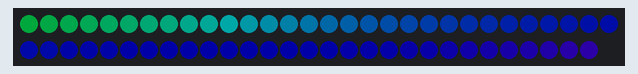
Recording of a sketch running on a simulated ESP8266 (NodeMCU). Shown: 59 RGB LEDs in strip order, left to right, continuing on the next row. Dim RGB values are drawn brighter than linear.

Above: at 0.01 s.
At 5.06 s:
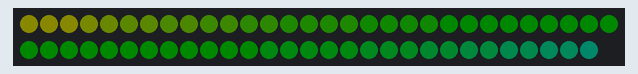
At 10.02 s:
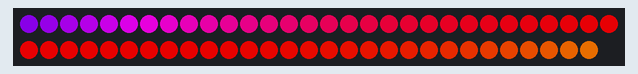
At 19.95 s:
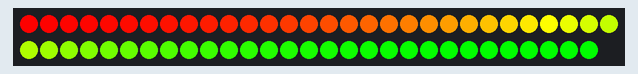
At 30.35 s:
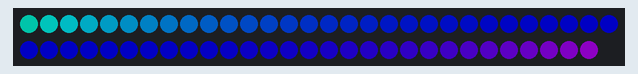
At 39.9 s:
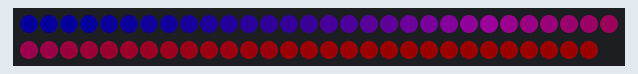

The sketch:

LEDcircle_lighteffect.ino
```cpp
#include <Adafruit_NeoPixel.h>

#define LED_PIN    D2
#define LED_COUNT  59

Adafruit_NeoPixel strip(LED_COUNT, LED_PIN, NEO_GRB + NEO_KHZ800);

// 光效控制参数
float baseHue = 160.0;        // 青蓝色基调
float hueRange = 20.0;        // 色相循环范围
float huePhase = 0.0;         // 控制整体色相变化
float hueSpeed = 0.01;        // 整体颜色变慢些

int flowOffset = 0;           // 流水灯偏移量
int flowSpeed = 1;            // 控制流水移动速度

float breathPhase = 0.0;      // 呼吸节奏
float breathSpeed = 0.03;     // 呼吸速度（越小越慢）

void setup() {
  strip.begin();
  strip.show();
  strip.setBrightness(255);  // 我们手动控制亮度，不靠这个参数
}

void loop() {
  // 1. 呼吸亮度 (0~255)
  uint8_t brightness = (sin(breathPhase) + 1.0) * 0.5 * 255;

  // 2. 动态 hue（整条灯带的主色在循环）
  float dynamicHue = baseHue + sin(huePhase) * hueRange;

  // 3. 每颗灯做出“流动”的 hue 偏移
  for (int i = 0; i < LED_COUNT; i++) {
    float pixelHue = dynamicHue + (i + flowOffset) * 2;  // 2 控制颜色过渡紧密程度
    uint16_t hue16 = (uint16_t)((int(pixelHue) % 360) * 182);  // 转成 0-65535

    uint32_t color = strip.gamma32(strip.ColorHSV(hue16, 255, brightness));
    strip.setPixelColor(i, color);
  }

  strip.show();

  // 更新 phase 和偏移
  huePhase += hueSpeed;
  if (huePhase > TWO_PI) huePhase -= TWO_PI;

  breathPhase += breathSpeed;
  if (breathPhase > TWO_PI) breathPhase -= TWO_PI;

  flowOffset += flowSpeed;

  delay(40);  // 控制整体速度
}
```
